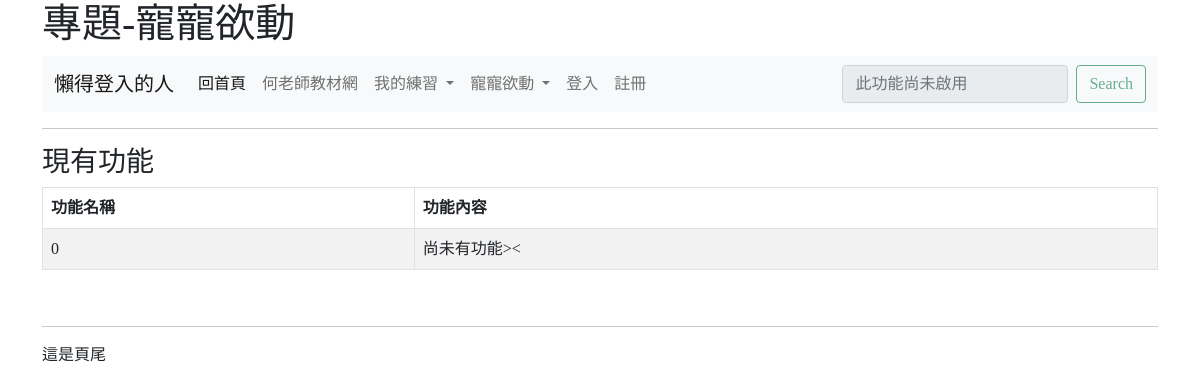
Page /about/ on the earlier database version.
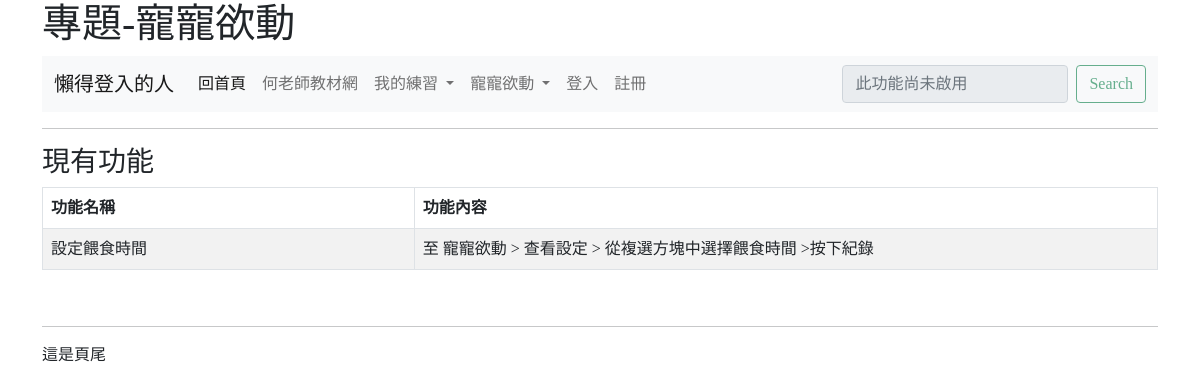
Same page on the later database version.
### mysite/models.py (models this page shows)
class TTYDFunc(models.Model):
    name = models.CharField(max_length=100)    # 功能名稱
    content = models.TextField()			   # 功能內容

### mysite/views.py (the view)
# urls.py: path('about/', views.about, name='About'),
def about(request):
	ttydfunctions = TTYDFunc.objects.all()
	form = TTYDFunctionForm()
	if request.method == "POST":
		form = TTYDFunctionForm(request.POST)
		if form.is_valid():
			form.save()
		return redirect("/about/")
	context = {
		'functions':ttydfunctions,
		'form':form
	}
	return render(request, "about.html", context)

### mysite/forms.py
class TTYDFunctionForm(forms.ModelForm):
    class Meta:
        model = TTYDFunc
        fields = '__all__'
        widgets = {
            'name': forms.TextInput(attrs={'class': 'form-control'}),
            'content': forms.TextInput(attrs={'class': 'form-control'})
        }
        labels = {
            'name': '欲新增的功能名稱',
            'content':'欲新增的功能內容'
        }

### templates/about.html (shortened to what this page needs)
{% extends "base.html" %}
{% block headmessage %} 專題-寵寵欲動 {% endblock %}
{% block main %}
	<hr>
	<h3>現有功能</h3>
	<table class="table table-bordered table-striped">
        <thead class="thead-dark">
            <tr>
                <th>功能名稱</th>
                <th>功能內容</th>
            </tr>
        </thead>
        <tbody>
        	{% for function in functions %}
	            <tr>
			        <td Width="100">{{ function.name }}</td>
			        <td Width="200">{{ function.content }}</td>
			    </tr>
	        {% endfor %}
        </tbody>
    </table>
    <br>
{% endblock %}

### templates/base.html (shortened to what this page needs)
<!doctype html>
<html>
  <font face="微軟正黑體">
    <head>
      <link href="https://cdn.jsdelivr.net/npm/bootstrap@5.0.2/dist/css/bootstrap.min.css" rel="stylesheet">
    </head>
    <body>
    	<div class="container">
  	    <h1>{% block headmessage %}{% endblock %}</h1>
  			{% include "menu.html" %}
  			{% block main %}{% endblock %}
  			<hr>
  			{% include "footer.html" %}
  	</div>
    </body>
  </font>
</html>

### templates/menu.html (shortened to what this page needs)
<nav class="navbar navbar-expand-lg navbar-light bg-light">
  <div class="container-fluid">
    <a class="navbar-brand" href="#">
      {% if request.user.is_authenticated %}
        <font size="2">您好，</font><b>{{ request.user.first_name }}</b>
      {% else %}
        懶得登入的人
      {% endif %}
    </a>
    <div class="collapse navbar-collapse" id="navbarSupportedContent">
      <ul class="navbar-nav me-auto mb-2 mb-lg-0">
        <li class="nav-item">
          <a class="nav-link active" aria-current="page" href="/">回首頁</a>
        </li>
        <li class="nav-item">
          <a class="nav-link" href="https://104.es">何老師教材網</a>
        </li>
        <li class="nav-item dropdown">
          <a class="nav-link dropdown-toggle" href="#" id="navbarDropdown" role="button" data-bs-toggle="dropdown" aria-expanded="false">
            我的練習
          </a>
        </li>
        <li class="nav-item dropdown">
          <a class="nav-link dropdown-toggle" href="#" id="navbarDropdown" role="button" data-bs-toggle="dropdown" aria-expanded="false">
            寵寵欲動
          </a>
        </li>
        {% if request.user.is_authenticated %}
          <li class="nav-item">
              <a class="btn btn-lg btn-primary btn-sm" style="margin-top:5px;margin-left:15px" href="{% url 'Logout' %}" role="button">登出 &#187;</a>
          </li>
        {% else %}
          <li class="nav-item">
            <a class="nav-link" href="/login/" tabindex="-1">登入</a>
          </li>
          <li class="nav-item">
            <a class="nav-link" href="/register/">註冊</a>
          </li>
        {% endif %}
      </ul>
      <form class="d-flex">
        <input class="form-control me-2" type="search" placeholder="此功能尚未啟用" disabled="disabled" aria-label="Search">
        <button class="btn btn-outline-success" type="submit" disabled="disabled">Search</button>
      </form>
    </div>
  </div>
</nav>

### templates/footer.html
這是頁尾

Differences in the rows shown:
changed TTYDFunc: name "0" → "設定餵食時間"; content "尚未有功能><" → "至 寵寵欲動 > 查看設定 > 從複選方塊中選擇餵食時間 >按下紀錄"
